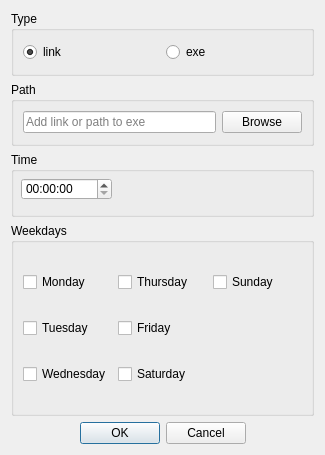
<?xml version="1.0" encoding="UTF-8"?>
<ui version="4.0">
 <class>Dialog</class>
 <widget class="QDialog" name="Dialog">
  <property name="geometry">
   <rect>
    <x>0</x>
    <y>0</y>
    <width>325</width>
    <height>455</height>
   </rect>
  </property>
  <property name="windowTitle">
   <string>Dialog</string>
  </property>
  <layout class="QVBoxLayout" name="verticalLayout">
   <item>
    <widget class="QGroupBox" name="groupBox">
     <property name="sizePolicy">
      <sizepolicy hsizetype="Preferred" vsizetype="Minimum">
       <horstretch>0</horstretch>
       <verstretch>1</verstretch>
      </sizepolicy>
     </property>
     <property name="title">
      <string>Type</string>
     </property>
     <layout class="QHBoxLayout" name="horizontalLayout">
      <item>
       <widget class="QRadioButton" name="linkTypeSelection">
        <property name="text">
         <string>link</string>
        </property>
        <property name="checked">
         <bool>true</bool>
        </property>
       </widget>
      </item>
      <item>
       <widget class="QRadioButton" name="exeTypeSelection">
        <property name="text">
         <string>exe</string>
        </property>
       </widget>
      </item>
     </layout>
    </widget>
   </item>
   <item>
    <widget class="QGroupBox" name="groupBox_2">
     <property name="sizePolicy">
      <sizepolicy hsizetype="Preferred" vsizetype="Minimum">
       <horstretch>0</horstretch>
       <verstretch>1</verstretch>
      </sizepolicy>
     </property>
     <property name="title">
      <string>Path</string>
     </property>
     <layout class="QHBoxLayout" name="horizontalLayout_2">
      <item>
       <widget class="QLineEdit" name="urlPath">
        <property name="sizePolicy">
         <sizepolicy hsizetype="Preferred" vsizetype="Fixed">
          <horstretch>2</horstretch>
          <verstretch>0</verstretch>
         </sizepolicy>
        </property>
        <property name="placeholderText">
         <string>Add link or path to exe </string>
        </property>
       </widget>
      </item>
      <item>
       <widget class="QPushButton" name="browseBtn">
        <property name="sizePolicy">
         <sizepolicy hsizetype="Minimum" vsizetype="Fixed">
          <horstretch>0</horstretch>
          <verstretch>0</verstretch>
         </sizepolicy>
        </property>
        <property name="text">
         <string>Browse</string>
        </property>
       </widget>
      </item>
     </layout>
    </widget>
   </item>
   <item>
    <widget class="QGroupBox" name="groupBox_3">
     <property name="sizePolicy">
      <sizepolicy hsizetype="Preferred" vsizetype="Minimum">
       <horstretch>0</horstretch>
       <verstretch>1</verstretch>
      </sizepolicy>
     </property>
     <property name="title">
      <string>Time</string>
     </property>
     <widget class="QTimeEdit" name="timeEdit">
      <property name="geometry">
       <rect>
        <x>10</x>
        <y>26</y>
        <width>91</width>
        <height>22</height>
       </rect>
      </property>
      <property name="sizePolicy">
       <sizepolicy hsizetype="Maximum" vsizetype="Maximum">
        <horstretch>0</horstretch>
        <verstretch>0</verstretch>
       </sizepolicy>
      </property>
     </widget>
    </widget>
   </item>
   <item>
    <widget class="QGroupBox" name="groupBox_4">
     <property name="sizePolicy">
      <sizepolicy hsizetype="Preferred" vsizetype="Preferred">
       <horstretch>0</horstretch>
       <verstretch>3</verstretch>
      </sizepolicy>
     </property>
     <property name="title">
      <string>Weekdays</string>
     </property>
     <layout class="QHBoxLayout" name="horizontalLayout_4">
      <item>
       <layout class="QGridLayout" name="gridLayout">
        <item row="0" column="1">
         <widget class="QCheckBox" name="monSelection">
          <property name="text">
           <string>Monday</string>
          </property>
         </widget>
        </item>
        <item row="0" column="2">
         <widget class="QCheckBox" name="thuSelection">
          <property name="text">
           <string>Thursday</string>
          </property>
         </widget>
        </item>
        <item row="2" column="2">
         <widget class="QCheckBox" name="satSelection">
          <property name="text">
           <string>Saturday</string>
          </property>
         </widget>
        </item>
        <item row="1" column="1">
         <widget class="QCheckBox" name="tueSelection">
          <property name="text">
           <string>Tuesday</string>
          </property>
         </widget>
        </item>
        <item row="1" column="2">
         <widget class="QCheckBox" name="friSelection">
          <property name="text">
           <string>Friday</string>
          </property>
         </widget>
        </item>
        <item row="2" column="1">
         <widget class="QCheckBox" name="wedSelection">
          <property name="text">
           <string>Wednesday</string>
          </property>
         </widget>
        </item>
        <item row="0" column="3">
         <widget class="QCheckBox" name="sunSelection">
          <property name="text">
           <string>Sunday</string>
          </property>
         </widget>
        </item>
       </layout>
      </item>
     </layout>
    </widget>
   </item>
   <item>
    <widget class="QDialogButtonBox" name="submitBox">
     <property name="standardButtons">
      <set>QDialogButtonBox::Cancel|QDialogButtonBox::Ok</set>
     </property>
     <property name="centerButtons">
      <bool>true</bool>
     </property>
    </widget>
   </item>
  </layout>
 </widget>
 <resources/>
 <connections/>
</ui>
